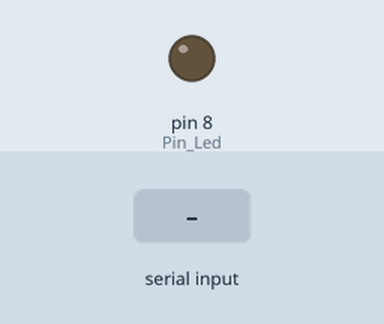
The sketch below on a simulated Arduino Uno, built with avr-gcc and run on an emulated ATmega328P. Shown: output pins drawn as LEDs (lit = HIGH). Dashed ring = blinking. Inputs (shaded band) come from the test bench.

Above: at 1.2 s.
1.3 s: byte 66 (0x42) received over Serial
At 1.45 s:
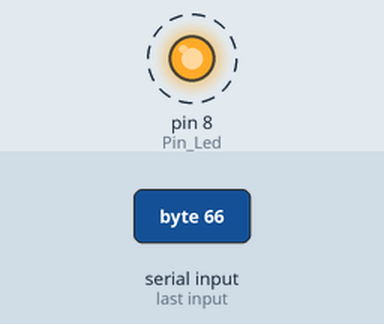
Timing chart, 0 to 10.3 s (numbered marks = the images above; inputs shaded):
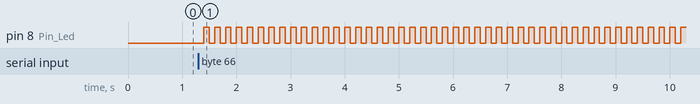

The sketch:

serial_receive.ino
```cpp
int incomingByte = 0, st_flag = 2, Pin_Led = 8;

void setup() {
  Serial.begin(9600);
  pinMode(Pin_Led, OUTPUT);
}

void loop() {

  if (Serial.available() > 0) {
    incomingByte = Serial.read();
    //42 en ASCII es B
    if (incomingByte == 0x42){
      st_flag = 1;
    }
    //4C en ASCII es L
    else if(incomingByte == 0x4C){
      st_flag = 0;
    }
  }

  else{
    if(st_flag == 1){
      digitalWrite(Pin_Led,0);
      delay(100);
      digitalWrite(Pin_Led,1);
      delay(100);
    } else if(st_flag == 0){
      digitalWrite(Pin_Led,1);
    } else{
      digitalWrite(Pin_Led,0);
    }
  }
}
```

Measured:
- after the input at 1.3 s, pin 8 (Pin_Led): alternates HIGH for 0.10 s and LOW for 0.10 s, starting after 0.10 s
